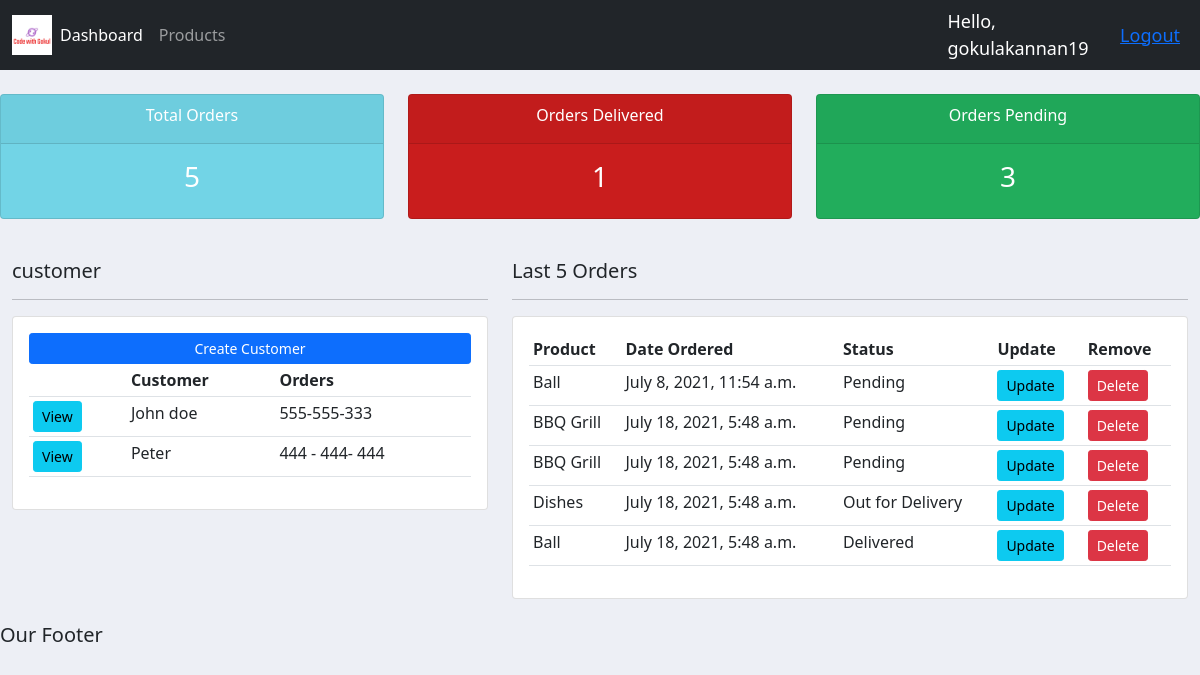
Page / (signed in) on the earlier database version.
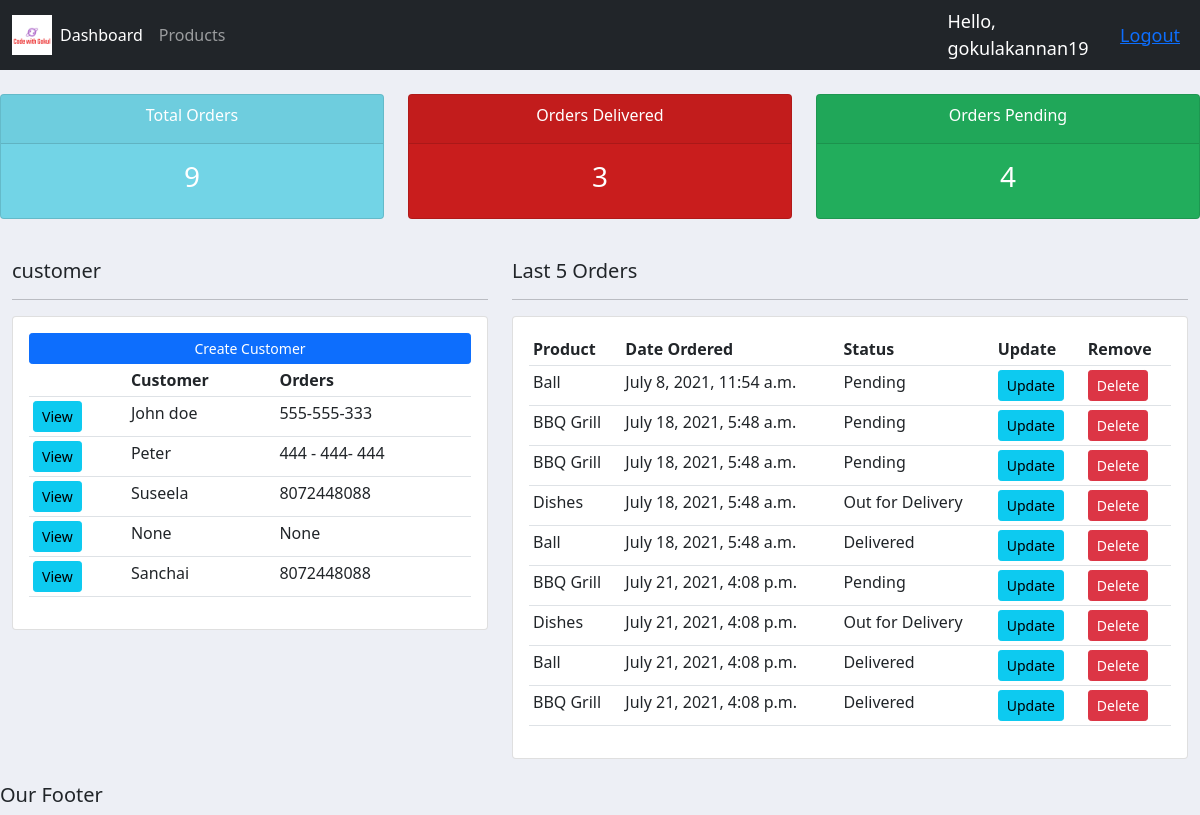
Same page on the later database version.
### accounts/models.py (models this page shows, shortened)
class Customer(models.Model):
    user = models.OneToOneField(
        User, null=True, blank=True, on_delete=models.CASCADE)
    name = models.CharField(max_length=200, null=True)
    phone = models.CharField(max_length=200, null=True)
    email = models.CharField(max_length=200, null=True)
    profile_pic = models.ImageField(default="logo.png", null=True, blank=True)
    date_created = models.DateTimeField(auto_now_add=True, null=True)

class Order(models.Model):
    STATUS = [
        ('Pending', 'Pending'),
        ('Out for Delivery', 'Out for Delivery'),
        ('Delivered', 'Delivered'),
    ]
    customer = models.ForeignKey(
        Customer, null=True, on_delete=models.SET_NULL)
    product = models.ForeignKey(Product, null=True, on_delete=models.SET_NULL)
    date_created = models.DateTimeField(auto_now_add=True, null=True)
    status = models.CharField(max_length=200, null=True, choices=STATUS)
    note = models.CharField(max_length=1000, null=True)

class Product(models.Model):
    CATEGORY = [
        ('Indoor', 'Indoor'),
        ('Outdoor', 'Outdoor')
    ]
    name = models.CharField(max_length=200, null=True)
    price = models.FloatField(null=True)
    category = models.CharField(max_length=200, null=True, choices=CATEGORY)
    description = models.CharField(max_length=200, null=True)
    date_created = models.DateTimeField(auto_now_add=True, null=True)
    Tag = models.ManyToManyField(Tag)
    def __str__(self):
        return self.name

### accounts/decorators.py (the view)
    def wrapper_function(request, *args, **kwargs):
        group = None
        if request.user.groups.exists():
            group = request.user.groups.all()[0].name
        if group == 'customer':
            return redirect("user-page")
        if group == 'admin':
            return view_func(request, *args, **kwargs)

### accounts/views.py (called while the page is built)
@login_required(login_url="login")
@admin_only
def home(request):
    orders = Order.objects.all()
    customers = Customer.objects.all()
    total_customers = customers.count()
    total_orders = orders.count()
    delivered = orders.filter(status='Delivered').count()
    pending = orders.filter(status='Pending').count()
    context = {
        'orders': orders,
        'customers': customers,
        'total_customers': total_customers,
        'total_orders': total_orders,
        'delivered': delivered,
        'pending': pending,
    }
    return render(request, 'accounts/dashboard.html', context)

### accounts/templates/accounts/dashboard.html
{% extends 'accounts/main.html' %}
{% block content %}
{% include 'accounts/status.html' %}
<br>
<div class="container-fluid">
<div class="row">
    <div class="col-md-5">
        <h5>customer</h5>
        <hr>
        <div class="card card-body">
            <a class="btn btn-primary btn-sm btn-block" href="#">Create Customer</a>
            <table class="table table-sm">
                <tr>
                    <th></th>
                    <th>Customer</th>
                    <th>Orders</th>
                </tr>
                {% for customer in customers %}
                    <tr>
                        <td><a class="btn btn-sm btn-info" href="{% url 'customer' customer.id %}">View</a></td>
                        <td>{{customer.name}}</td>
                        <td>{{customer.phone}}</td>
                    </tr>
                {% endfor %}
            </table>
        </div>
    </div>
    <div class="col-md-7">
        <h5>Last 5 Orders</h5>
        <hr>
        <div class="card card-body">
            <table class="table table-sm">
                <tr>
                    <th>Product</th>
                    <th>Date Ordered</th>
                    <th>Status</th>
                    <th>Update</th>
                    <th>Remove</th>
                </tr>
                {% for order in orders %}
                    <tr>
                        <td>{{order.product}}</td>
                        <td>{{order.date_created}}</td>
                        <td>{{order.status}}</td>
                        <td><a class="btn btn-sm btn-info" href="{% url 'update_order' order.id %}">Update</a></td>
                        <td><a class="btn btn-sm btn-danger" href="{% url 'delete_order' order.id %}">Delete</a></td>
                    </tr>
                {% endfor %}
            </table>
        </div>
    </div>
</div>
</div>
{% endblock content %}

### accounts/templates/accounts/main.html (shortened to what this page needs)
<!DOCTYPE html>
{% load static %}
<html lang="en">
<head>
    <link href="https://cdn.jsdelivr.net/npm/bootstrap@5.0.2/dist/css/bootstrap.min.css" rel="stylesheet">
    <link rel="stylesheet" type="text/css" href="{% static 'css/main.css' %}">
</head>
<body>
    {% include 'accounts/navbar.html' %}
    {% block content %}
    {% endblock content %}
    <br>
    <h5>Our Footer</h5>
</body>
</html>

### accounts/templates/accounts/navbar.html (shortened to what this page needs)
{% load static %}
<nav class="navbar navbar-expand-lg navbar-dark bg-dark">
    <div class="container-fluid">
      <img id="logo" src="{% static 'images/logo.png' %}">
      <div class="collapse navbar-collapse" id="navbarNav">
        <ul class="navbar-nav">
          {% if request.user.is_staff %}
          <li class="nav-item">
            <a class="nav-link active" aria-current="page" href="{% url 'home' %}">Dashboard</a>
          </li>
          <li class="nav-item">
            <a class="nav-link" href="{% url 'products' %}">Products</a>
          </li>
          {% else %}
          <li class="nav-item">
            <a class="nav-link" href="{% url 'accounts' %}">Settings</a>
          </li>
          {% endif %}
        </ul>
      </div>
    </div>
    <span class="hello-msg">Hello, {{request.user}}</span>
    <span class="hello-msg"><a href="{% url 'logout' %}">Logout</a></span>
  </nav>

### accounts/templates/accounts/status.html
<br>
<div class="row">
    <div class="col">
        <div class="col-md">
            <div class="card text-center text-white mb-3" id="total-orders">
                <div class="card-header">
                    <div class="card-title">Total Orders</div>
                </div>
                <div class="card-body">
                    <h3 class="card-title">{{total_orders}}</h3>
                </div>
            </div>
        </div>
    </div>
    <div class="col">
        <div class="col-md">
            <div class="card text-center text-white mb-3" id="orders-delivered">
                <div class="card-header">
                    <div class="card-title">Orders Delivered</div>
                </div>
                <div class="card-body">
                    <h3 class="card-title">{{delivered}}</h3>
                </div>
            </div>
        </div>
    </div>
    <div class="col">
        <div class="col-md">
            <div class="card text-center text-white mb-3" id="orders-pending">
                <div class="card-header">
                    <div class="card-title">Orders Pending</div>
                </div>
                <div class="card-body">
                    <h3 class="card-title">{{pending}}</h3>
                </div>
            </div>
        </div>
    </div>
</div>

### static/css/main.css (style rules this page uses)
#logo { height: 40px; width: 40px; }
body { background-color: #edeff5; }
#total-orders { background-color: #72d4e6; }
#orders-delivered { background-color: #c91d1d; }
#orders-pending { background-color: #22ad5c; }

### accounts/templates/accounts/navbar.html (style rules this page uses)
.hello-msg { font-size: 18px; color: white; margin-right: 20px; }

Differences in the rows shown:
added Customer: name "Suseela", phone "8072448088"
added Customer: name "None", phone "None"
added Customer: name "Sanchai", phone "8072448088"
added Order: product "BBQ Grill", date_created "July 21, 2021, 4:08 p.m.", status "Pending"
added Order: product "Dishes", date_created "July 21, 2021, 4:08 p.m.", status "Out for Delivery"
added Order: product "Ball", date_created "July 21, 2021, 4:08 p.m.", status "Delivered"
added Order: product "BBQ Grill", date_created "July 21, 2021, 4:08 p.m.", status "Delivered"
Other differences:
{{ total_orders }}: "5" → "9"
{{ delivered }}: "1" → "3"
{{ pending }}: "3" → "4"
